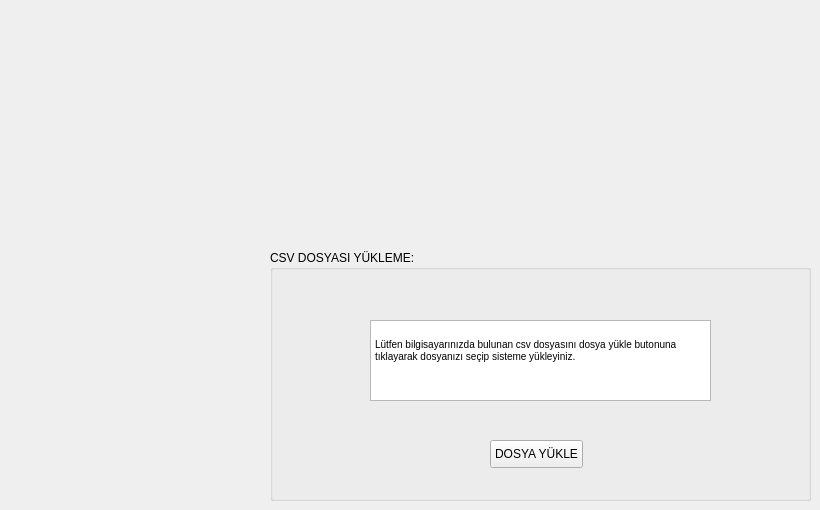
  <widget class="QWidget" name="centralwidget">
   <widget class="QGroupBox" name="groupBox">
    <property name="geometry">
     <rect>
      <x>270</x>
      <y>250</y>
      <width>541</width>
      <height>251</height>
     </rect>
    </property>
    <property name="title">
     <string>CSV DOSYASI YÜKLEME:</string>
    </property>
    <widget class="QTextEdit" name="textEdit">
     <property name="geometry">
      <rect>
       <x>100</x>
       <y>70</y>
       <width>341</width>
       <height>81</height>
      </rect>
     </property>
     <property name="html">
      <string>&lt;!DOCTYPE HTML PUBLIC &quot;-//W3C//DTD HTML 4.0//EN&quot; &quot;http://www.w3.org/TR/REC-html40/strict.dtd&quot;&gt;
&lt;html&gt;&lt;head&gt;&lt;meta name=&quot;qrichtext&quot; content=&quot;1&quot; /&gt;&lt;style type=&quot;text/css&quot;&gt;
p, li { white-space: pre-wrap; }
&lt;/style&gt;&lt;/head&gt;&lt;body style=&quot; font-family:'MS Shell Dlg 2'; font-size:7.8pt; font-weight:400; font-style:normal;&quot;&gt;
&lt;p style=&quot;-qt-paragraph-type:empty; margin-top:0px; margin-bottom:0px; margin-left:0px; margin-right:0px; -qt-block-indent:0; text-indent:0px;&quot;&gt;&lt;br /&gt;&lt;/p&gt;
&lt;p style=&quot; margin-top:0px; margin-bottom:0px; margin-left:0px; margin-right:0px; -qt-block-indent:0; text-indent:0px;&quot;&gt;Lütfen bilgisayarınızda bulunan csv dosyasını dosya yükle butonuna tıklayarak dosyanızı seçip sisteme yükleyiniz.&lt;/p&gt;&lt;/body&gt;&lt;/html&gt;</string>
     </property>
     <property name="textInteractionFlags">
      <set>Qt::NoTextInteraction</set>
     </property>
    </widget>
    <widget class="QPushButton" name="btnYukle">
     <property name="geometry">
      <rect>
       <x>220</x>
       <y>190</y>
       <width>93</width>
       <height>28</height>
      </rect>
     </property>
     <property name="text">
      <string>DOSYA YÜKLE</string>
     </property>
    </widget>
   </widget>
  </widget>
